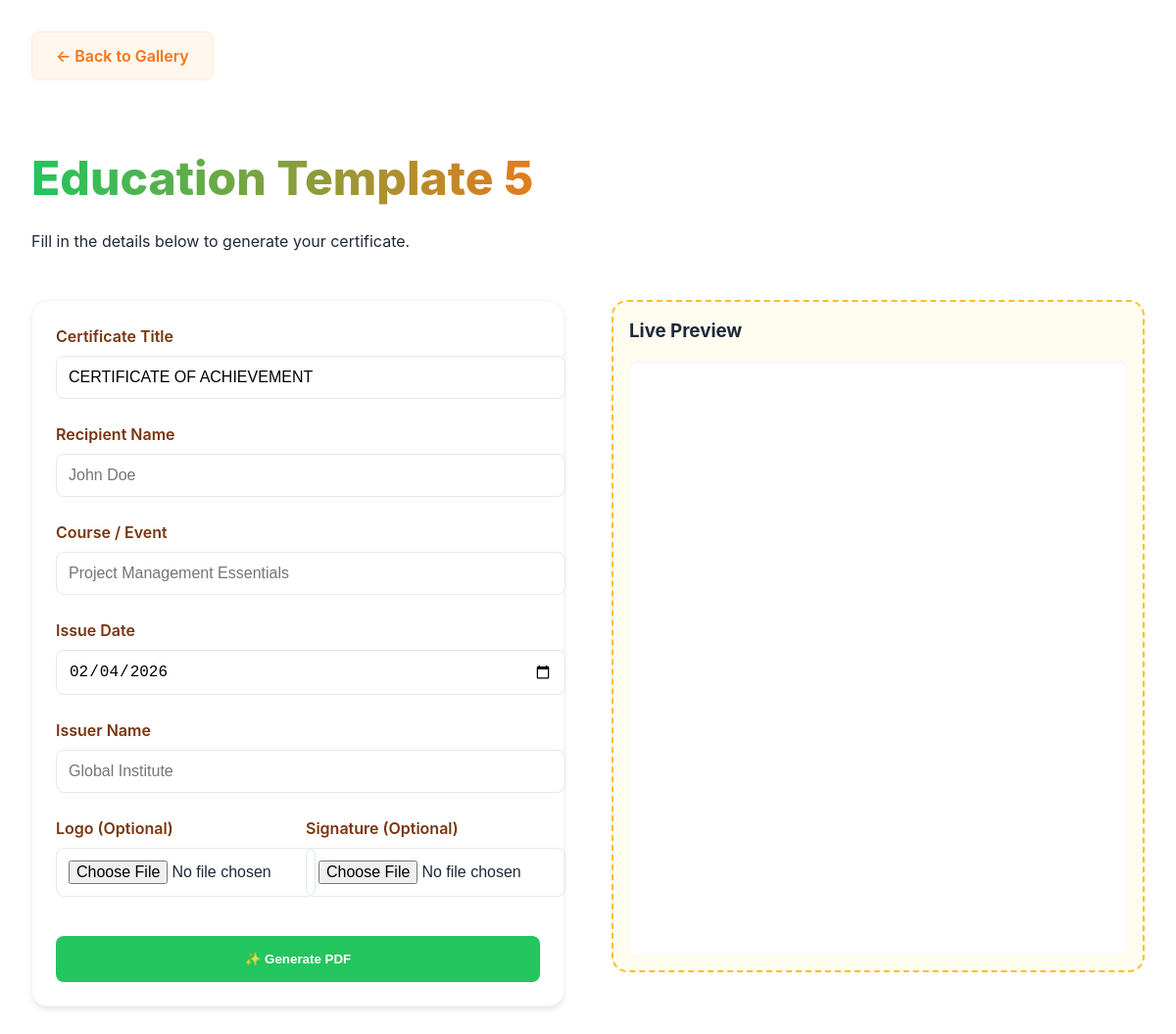
The page /generate/5 on the database as committed earlier.
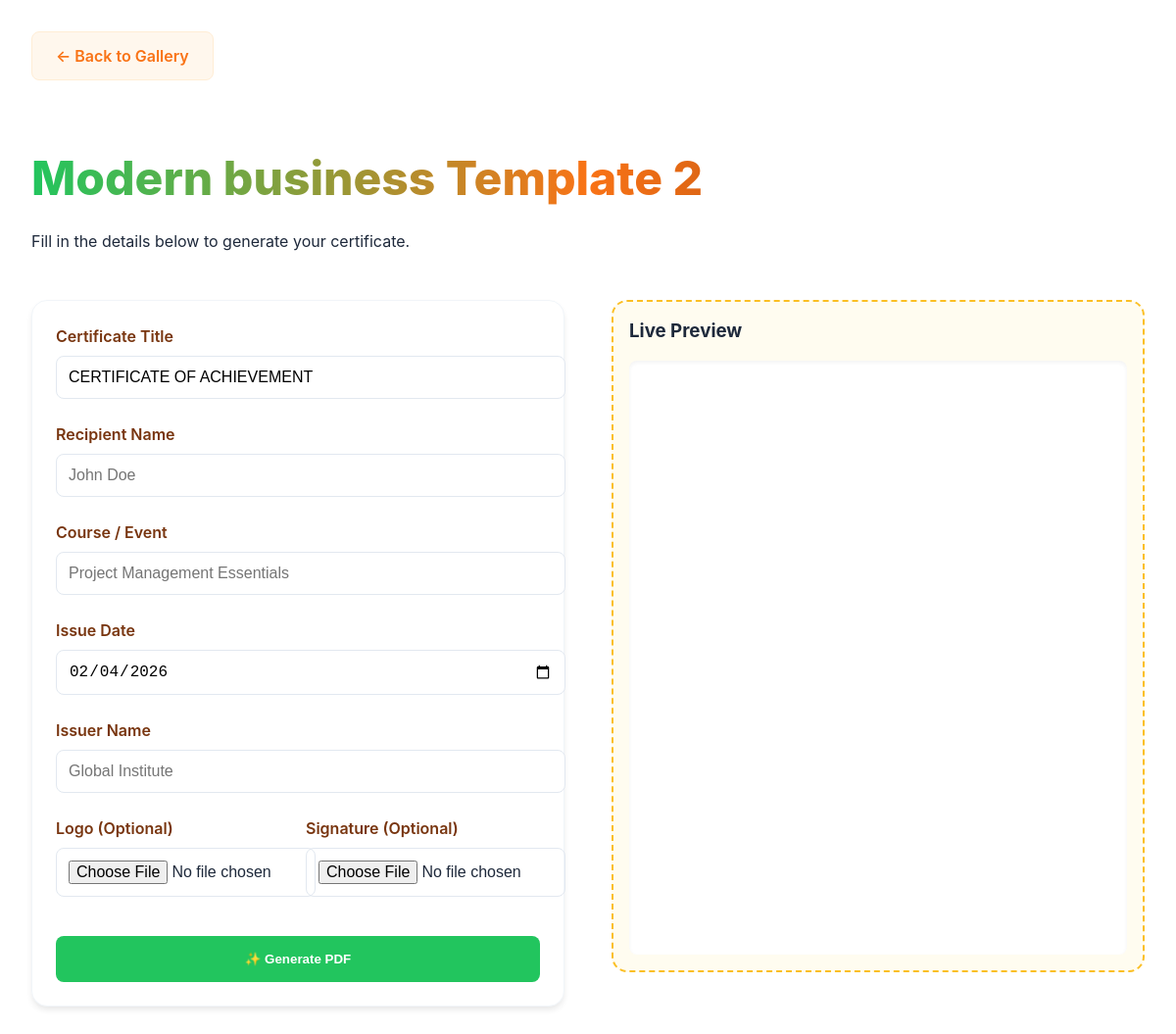
The same page on the database as committed later.
### tables this page shows
CREATE TABLE templates (
                id INTEGER PRIMARY KEY AUTOINCREMENT,
                name TEXT,
                category TEXT,
                orientation TEXT,
                background TEXT,
                config_json TEXT
            );

### app.py (the view, shortened to what this page needs)
@app.route('/generate/<int:template_id>', methods=['GET', 'POST'])
def generate(template_id):
    db = get_db()
    template = db.execute('SELECT * FROM templates WHERE id = ?', (template_id,)).fetchone()
    if not template:
        abort(404)
    return render_template('editor.html', template=template)

### app.py (called while the page is built)
def get_db():
    conn = sqlite3.connect(DATABASE)
    conn.row_factory = sqlite3.Row
    return conn

### templates/editor.html (shortened to what this page needs)
<!DOCTYPE html>
<html lang="en">
<head>
    <link rel="stylesheet" href="{{ url_for('static', filename='style.css') }}">
</head>
<body>
    <div class="container">
        <a href="/" class="btn btn-secondary" style="margin-bottom: 2rem;">← Back to Gallery</a>
        <div class="header" style="text-align: left;">
            <h1>{{ template.name }}</h1>
            <p>Fill in the details below to generate your certificate.</p>
        </div>
        <div style="display: grid; grid-template-columns: 1fr 1fr; gap: 3rem; align-items: start;">
            <div class="card animate-in">
                <form method="POST" enctype="multipart/form-data" id="cert-form">
                    <div class="form-group">
                        <label>Certificate Title</label>
                        <input type="text" name="title" value="CERTIFICATE OF ACHIEVEMENT" required oninput="updatePreview()">
                    </div>
                    <div class="form-group">
                        <label>Recipient Name</label>
                        <input type="text" name="recipient" placeholder="John Doe" required oninput="updatePreview()">
                    </div>
                    <div class="form-group">
                        <label>Course / Event</label>
                        <input type="text" name="course" placeholder="Project Management Essentials" required oninput="updatePreview()">
                    </div>
                    <div class="form-group">
                        <label>Issue Date</label>
                        <input type="date" name="date" required oninput="updatePreview()">
                    </div>
                    <div class="form-group">
                        <label>Issuer Name</label>
                        <input type="text" name="issuer" placeholder="Global Institute" required oninput="updatePreview()">
                    </div>
                    <div style="display: grid; grid-template-columns: 1fr 1fr; gap: 1rem;">
                        <div class="form-group">
                            <label>Logo (Optional)</label>
                            <input type="file" name="logo" accept="image/*" onchange="updatePreview()">
                        </div>
                        <div class="form-group">
                            <label>Signature (Optional)</label>
                            <input type="file" name="signature" accept="image/*" onchange="updatePreview()">
                        </div>
                    </div>
                    <button type="submit" class="btn btn-primary" style="width: 100%; margin-top: 1rem; padding: 1rem;">
                        ✨ Generate PDF
                    </button>
                </form>
            </div>
            <div class="preview-container animate-in" style="animation-delay: 0.2s">
                <div style="display: flex; justify-content: space-between; align-items: center; margin-bottom: 1rem;">
                    <h3 style="margin: 0;">Live Preview</h3>
                </div>
                <div style="border-radius: 0.5rem; overflow: hidden; background: white; box-shadow: inset 0 2px 4px 0 rgb(0 0 0 / 0.05);">
                    <iframe id="preview-iframe" style="width: 100%; height: 600px; border: none;"></iframe>
                </div>
            </div>
        </div>
    </div>
</body>
</html>

Rows that differ between the two databases and show on the page:
changed templates: name "Education Template 5" → "Modern business Template 2"
